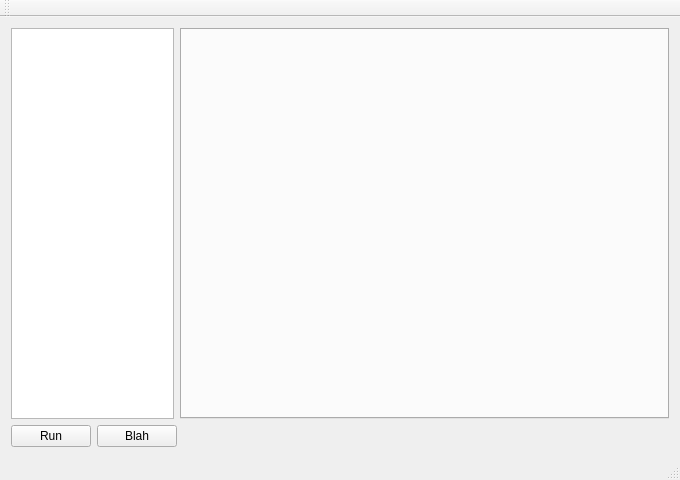
<?xml version="1.0" encoding="UTF-8"?>
<ui version="4.0">
 <class>MainWindow</class>
 <widget class="QMainWindow" name="MainWindow">
  <property name="geometry">
   <rect>
    <x>0</x>
    <y>0</y>
    <width>680</width>
    <height>480</height>
   </rect>
  </property>
  <property name="windowTitle">
   <string>MainWindow</string>
  </property>
  <widget class="QWidget" name="centralWidget">
   <layout class="QGridLayout" name="gridLayout">
    <item row="0" column="0">
     <layout class="QVBoxLayout" name="verticalLayout">
      <item>
       <layout class="QHBoxLayout" name="horizontalLayout" stretch="5,15">
        <item>
         <widget class="QTreeView" name="treeView"/>
        </item>
        <item>
         <widget class="QTabWidget" name="tabMain">
          <property name="currentIndex">
           <number>-1</number>
          </property>
         </widget>
        </item>
       </layout>
      </item>
      <item>
       <layout class="QHBoxLayout" name="horizontalLayout_2">
        <item>
         <layout class="QGridLayout" name="gridLayout_3">
          <item row="0" column="0">
           <widget class="QPushButton" name="pushButton_2">
            <property name="text">
             <string>Run</string>
            </property>
           </widget>
          </item>
          <item row="0" column="1">
           <widget class="QPushButton" name="pushButton_3">
            <property name="text">
             <string>Blah</string>
            </property>
           </widget>
          </item>
         </layout>
        </item>
        <item>
         <spacer name="horizontalSpacer">
          <property name="orientation">
           <enum>Qt::Horizontal</enum>
          </property>
          <property name="sizeHint" stdset="0">
           <size>
            <width>40</width>
            <height>20</height>
           </size>
          </property>
         </spacer>
        </item>
       </layout>
      </item>
     </layout>
    </item>
   </layout>
  </widget>
  <widget class="QMenuBar" name="menuBar">
   <property name="geometry">
    <rect>
     <x>0</x>
     <y>0</y>
     <width>680</width>
     <height>22</height>
    </rect>
   </property>
  </widget>
  <widget class="QToolBar" name="mainToolBar">
   <attribute name="toolBarArea">
    <enum>TopToolBarArea</enum>
   </attribute>
   <attribute name="toolBarBreak">
    <bool>false</bool>
   </attribute>
  </widget>
  <widget class="QStatusBar" name="statusBar"/>
 </widget>
 <layoutdefault spacing="6" margin="11"/>
 <resources/>
 <connections/>
</ui>
